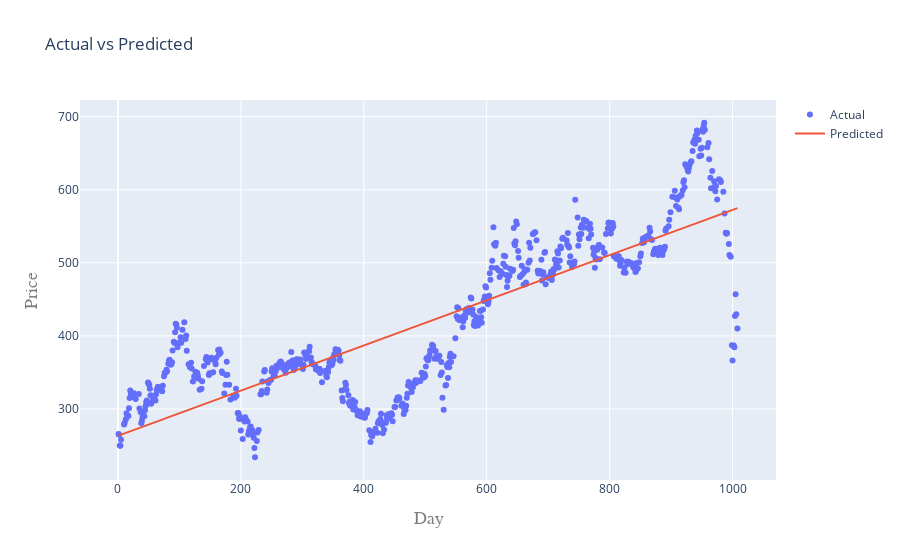

Source (notebook cell):
### Code cell
import plotly.graph_objs as go
from plotly.offline import iplot
import numpy as np

trace0 = go.Scatter(
    x=X_train.T[0],
    y=Y_train,
    mode="markers",
    name="Actual"
)

trace1 = go.Scatter(
    x=X_train.T[0],
    y=lm.predict(X_train).T,
    mode="lines",
    name="Predicted"
)

layout = go.Layout(
    title='Actual vs Predicted',
    xaxis=dict(
        title='Day',
        titlefont=dict(
            family='Courier New, monospace',
            size=18,
            color='#7f7f7f'
        )
    ),
    yaxis=dict(
        title='Price',
        titlefont=dict(
            family='Courier New, monospace',
            size=18,
            color='#7f7f7f'
        )
    )
)

plot2 = go.Figure(data=[trace0, trace1], layout=layout)

iplot(plot2)

### Figure 1 — Plotly figure (JSON) as saved in the notebook; plotly's stock layout.template omitted (floating-point values rounded to 4 significant figures; data arrays with more than 128 entries replaced by an {"elided": "..."} marker saying what was removed)
{"data": [{"mode": "markers", "name": "Actual", "type": "scatter", "x": {"elided": "706 int values"}, "y": {"elided": "706 float values"}}, {"mode": "lines", "name": "Predicted", "type": "scatter", "x": {"elided": "706 int values"}, "y": {"elided": "706 float values"}}], "layout": {"autosize": true, "title": {"text": "Actual vs Predicted"}, "xaxis": {"autorange": true, "range": [-60.23, 1069.0], "title": {"font": {"color": "#7f7f7f", "family": "Courier New, monospace", "size": 18}, "text": "Day"}, "type": "linear"}, "yaxis": {"autorange": true, "range": [196.1, 729.5], "title": {"font": {"color": "#7f7f7f", "family": "Courier New, monospace", "size": 18}, "text": "Price"}, "type": "linear"}}}
